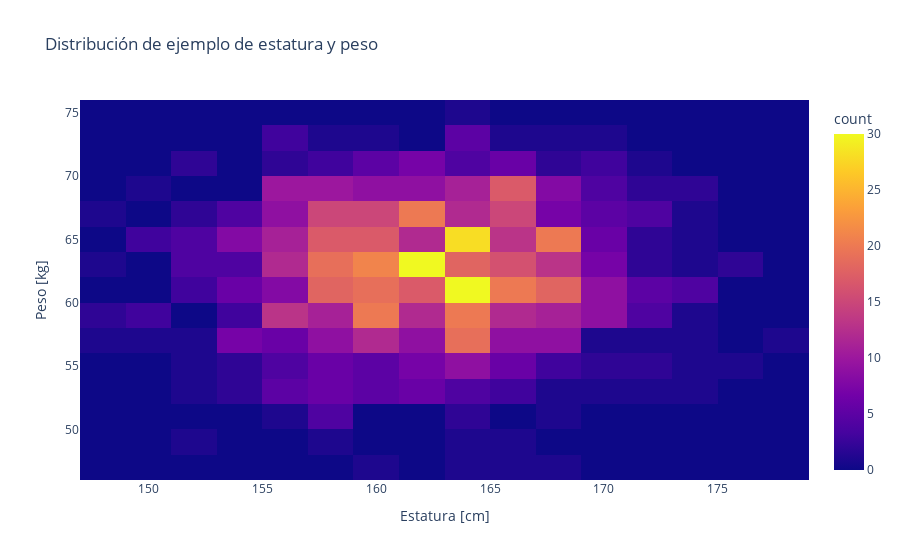

Notebook code for this chart:
### Markdown cell above
#### Histograma bidimensional con Plotly

### Code cell
import plotly.express as px
import plotly.io as pio
import pandas as pd
from scipy import stats

# Datos aleatorios de ejemplo a partir de una distribución normal
X = stats.norm(loc=162, scale=5)
Y = stats.norm(loc=62, scale=5)
x = X.rvs(size=1000)
y = Y.rvs(size=1000)

# Crear un DataFrame
df = pd.DataFrame({
    "x": x,
    "y": y
})

# Crear un histograma bidimensional
fig = px.density_heatmap(df, x="x", y="y", title="Histograma bidimensional de valores aleatorios")

# Personalizar el gráfico
fig.update_layout(
    xaxis_title="Estatura [cm]",
    yaxis_title="Peso [kg]",
    title="Distribución de ejemplo de estatura y peso",
)
fig.show()

# Guardar la gráfica como SVG
pio.write_image(fig, "docs/images/densidad.svg", format="svg")

### Figure 1 — Plotly figure (JSON) as saved in the notebook; plotly's stock layout.template omitted (floating-point values rounded to 4 significant figures; data arrays with more than 128 entries replaced by an {"elided": "..."} marker saying what was removed)
{"data": [{"coloraxis": "coloraxis", "hovertemplate": "x=%{x}<br>y=%{y}<br>count=%{z}<extra></extra>", "name": "", "type": "histogram2d", "x": {"elided": "1000 float values"}, "xaxis": "x", "xbingroup": "x", "y": {"elided": "1000 float values"}, "yaxis": "y", "ybingroup": "y"}], "layout": {"coloraxis": {"colorbar": {"title": {"text": "count"}}, "colorscale": [[0, "#0d0887"], [0.1111, "#46039f"], [0.2222, "#7201a8"], [0.3333, "#9c179e"], [0.4444, "#bd3786"], [0.5556, "#d8576b"], [0.6667, "#ed7953"], [0.7778, "#fb9f3a"], [0.8889, "#fdca26"], [1, "#f0f921"]]}, "legend": {"tracegroupgap": 0}, "title": {"text": "Distribución de ejemplo de estatura y peso"}, "xaxis": {"anchor": "y", "domain": [0, 1], "title": {"text": "Estatura [cm]"}}, "yaxis": {"anchor": "x", "domain": [0, 1], "title": {"text": "Peso [kg]"}}}}
